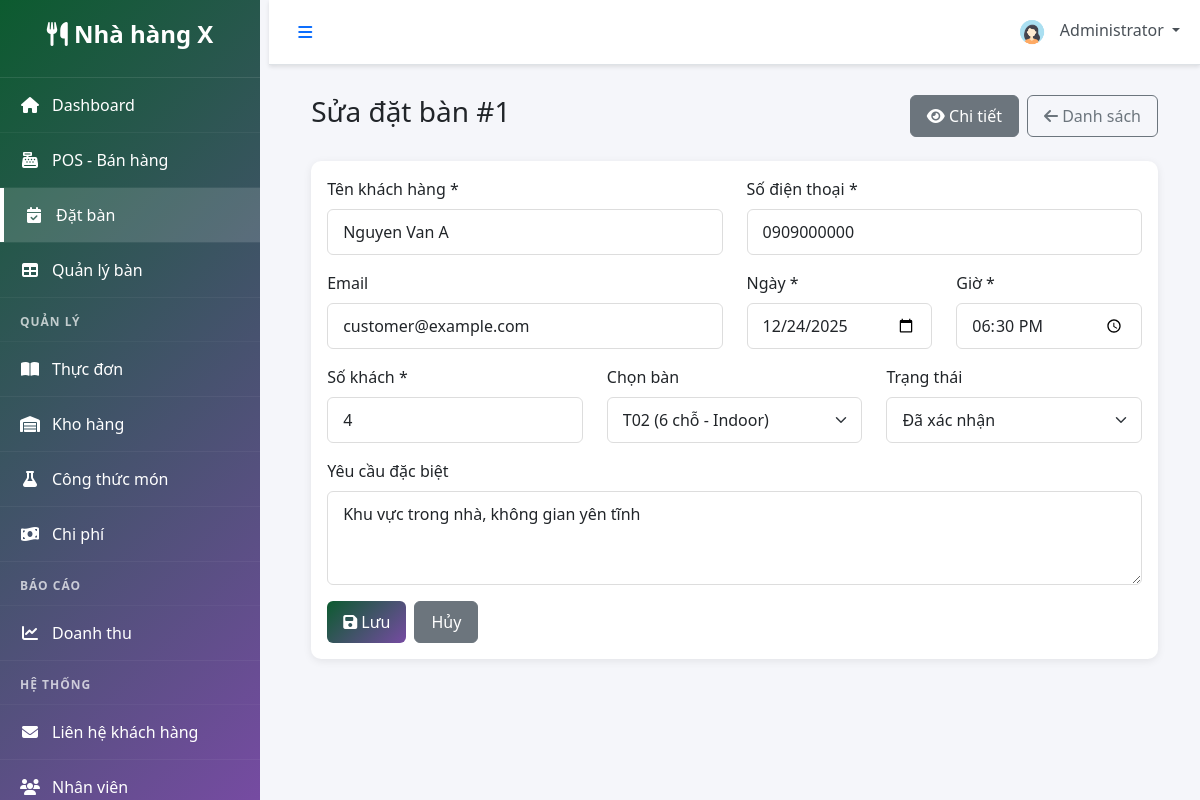
Page /modules/reservations/edit.php?id=1 (signed in) on the committed database.
### tables this page shows
CREATE TABLE `users` (
  `user_id` INT UNSIGNED NOT NULL AUTO_INCREMENT,
  `full_name` VARCHAR(120) NOT NULL,
  `email` VARCHAR(150) NOT NULL,
  `password_hash` VARCHAR(255) NOT NULL,
  `user_role` ENUM('admin','manager','waiter','chef','cashier','staff') NOT NULL DEFAULT 'staff',
  `phone` VARCHAR(30) DEFAULT NULL,
  `avatar` VARCHAR(255) DEFAULT NULL,
  `status` ENUM('active','inactive') NOT NULL DEFAULT 'active',
  `created_at` TIMESTAMP NOT NULL DEFAULT CURRENT_TIMESTAMP,
  `updated_at` TIMESTAMP NOT NULL DEFAULT CURRENT_TIMESTAMP ON UPDATE CURRENT_TIMESTAMP,
  PRIMARY KEY (`user_id`),
  UNIQUE KEY `uq_email` (`email`),
  KEY `idx_user_role_status` (`user_role`, `status`)
);

CREATE TABLE `reservations` (
  `reservation_id` BIGINT UNSIGNED NOT NULL AUTO_INCREMENT,
  `customer_name` VARCHAR(150) NOT NULL,
  `customer_phone` VARCHAR(20) NOT NULL,
  `customer_email` VARCHAR(150) DEFAULT NULL,
  `table_id` INT UNSIGNED NULL,
  `reservation_date` DATE NOT NULL,
  `reservation_time` TIME NOT NULL,
  `number_of_guests` INT NOT NULL DEFAULT 1 CHECK (`number_of_guests` >= 1),
  `special_requests` TEXT DEFAULT NULL,
  `status` ENUM('pending','confirmed','seated','cancelled','completed','no_show') NOT NULL DEFAULT 'pending',
  `created_by` INT UNSIGNED NULL,
  `cancelled_by` INT UNSIGNED NULL,
  `cancel_reason` VARCHAR(255) DEFAULT NULL,
  `created_at` TIMESTAMP NOT NULL DEFAULT CURRENT_TIMESTAMP,
  `updated_at` TIMESTAMP NOT NULL DEFAULT CURRENT_TIMESTAMP ON UPDATE CURRENT_TIMESTAMP,
  PRIMARY KEY (`reservation_id`),
  KEY `idx_res_table` (`table_id`),
  KEY `idx_res_date_time` (`reservation_date`, `reservation_time`),
  KEY `idx_res_status` (`status`),
  CONSTRAINT `fk_res_table` FOREIGN KEY (`table_id`) REFERENCES `restaurant_tables`(`table_id`) ON DELETE SET NULL,
  CONSTRAINT `fk_res_created_by` FOREIGN KEY (`created_by`) REFERENCES `users`(`user_id`) ON DELETE SET NULL,
  CONSTRAINT `fk_res_cancelled_by` FOREIGN KEY (`cancelled_by`) REFERENCES `users`(`user_id`) ON DELETE SET NULL
);

CREATE TABLE `restaurant_tables` (
  `table_id` INT UNSIGNED NOT NULL AUTO_INCREMENT,
  `table_number` VARCHAR(20) NOT NULL,
  `table_name` VARCHAR(100) DEFAULT NULL,
  `capacity` INT NOT NULL DEFAULT 4,
  `location` ENUM('indoor','outdoor','vip','balcony') NOT NULL DEFAULT 'indoor',
  `status` ENUM('available','occupied','reserved','maintenance','cleaning') NOT NULL DEFAULT 'available',
  `image` VARCHAR(255) DEFAULT NULL,
  `created_at` TIMESTAMP NOT NULL DEFAULT CURRENT_TIMESTAMP,
  `updated_at` TIMESTAMP NOT NULL DEFAULT CURRENT_TIMESTAMP ON UPDATE CURRENT_TIMESTAMP,
  PRIMARY KEY (`table_id`),
  UNIQUE KEY `uq_table_number` (`table_number`),
  KEY `idx_table_status` (`status`),
  KEY `idx_table_location` (`location`)
);

### includes/functions.php (called while the page is built, shortened)
<?php
function isLoggedIn() {
    return isset($_SESSION['user_id']) && ! empty($_SESSION['user_id']);
}
function getCurrentUser($db) {
    $query = "SELECT * FROM users WHERE user_id = :user_id";
    $stmt = $db->prepare($query);
    $stmt->bindParam(':user_id', $_SESSION['user_id']);
    $stmt->execute();
    return $stmt->fetch(PDO:: FETCH_ASSOC);
}
?>

### modules/reservations/edit.php (the view, shortened to what this page needs)
<?php
$database = new Database();
$db = $database->getConnection();
$reservation_id = isset($_GET['id']) ? (int) $_GET['id'] : 0;
$stmt = $db->prepare("SELECT * FROM reservations WHERE reservation_id = :id LIMIT 1");
$stmt->bindParam(':id', $reservation_id, PDO::PARAM_INT);
$stmt->execute();
$reservation = $stmt->fetch(PDO::FETCH_ASSOC);
$tables = $db->query("SELECT * FROM restaurant_tables ORDER BY table_number")->fetchAll(PDO::FETCH_ASSOC);
include '../../includes/header.php';
?>
<div class="container-fluid">
    <div class="d-flex justify-content-between align-items-center mb-4">
        <h1 class="h3">Sửa đặt bàn #<?php echo $reservation_id; ?></h1>
        <div class="d-flex gap-2">
            <a href="view_reservation.php?id=<?php echo $reservation_id; ?>" class="btn btn-secondary"><i class="fas fa-eye"></i> Chi tiết</a>
            <a href="list.php" class="btn btn-outline-secondary"><i class="fas fa-arrow-left"></i> Danh sách</a>
        </div>
    </div>
    <div class="card">
        <div class="card-body">
            <form method="POST">
                <div class="row">
                    <div class="col-md-6 mb-3">
                        <label class="form-label">Tên khách hàng *</label>
                        <input type="text" name="customer_name" class="form-control" value="<?php echo htmlspecialchars($reservation['customer_name']); ?>" required>
                    </div>
                    <div class="col-md-6 mb-3">
                        <label class="form-label">Số điện thoại *</label>
                        <input type="tel" name="customer_phone" class="form-control" value="<?php echo htmlspecialchars($reservation['customer_phone']); ?>" required>
                    </div>
                </div>
                <div class="row">
                    <div class="col-md-6 mb-3">
                        <label class="form-label">Email</label>
                        <input type="email" name="customer_email" class="form-control" value="<?php echo htmlspecialchars($reservation['customer_email']); ?>">
                    </div>
                    <div class="col-md-3 mb-3">
                        <label class="form-label">Ngày *</label>
                        <input type="date" name="reservation_date" class="form-control" value="<?php echo htmlspecialchars($reservation['reservation_date']); ?>" required>
                    </div>
                    <div class="col-md-3 mb-3">
                        <label class="form-label">Giờ *</label>
                        <input type="time" name="reservation_time" class="form-control" value="<?php echo htmlspecialchars($reservation['reservation_time']); ?>" required>
                    </div>
                </div>
                <div class="row">
                    <div class="col-md-4 mb-3">
                        <label class="form-label">Số khách *</label>
                        <input type="number" name="number_of_guests" class="form-control" min="1" max="50" value="<?php echo (int)$reservation['number_of_guests']; ?>" required>
                    </div>
                    <div class="col-md-4 mb-3">
                        <label class="form-label">Chọn bàn</label>
                        <select name="table_id" class="form-select">
                            <?php foreach ($tables as $table): ?>
                                <option value="<?php echo $table['table_id']; ?>" <?php echo ($reservation['table_id'] == $table['table_id']) ? 'selected' : ''; ?>>
                                    <?php echo $table['table_number']; ?> (<?php echo $table['capacity']; ?> chỗ - <?php echo ucfirst($table['location']); ?>)
                                </option>
                            <?php endforeach; ?>
                        </select>
                    </div>
                    <div class="col-md-4 mb-3">
                        <label class="form-label">Trạng thái</label>
                        <select name="status" class="form-select">
                            <?php
                            $statuses = [
                                'pending' => 'Chờ xác nhận',
                                'confirmed' => 'Đã xác nhận',
                                'completed' => 'Hoàn thành',
                                'cancelled' => 'Đã hủy',
                                'no_show' => 'Không đến'
                            ];
                            foreach ($statuses as $key => $label):
                            ?>
                            <option value="<?php echo $key; ?>" <?php echo $reservation['status'] === $key ? 'selected' : ''; ?>><?php echo $label; ?></option>
                            <?php endforeach; ?>
                        </select>
                    </div>
                </div>
                <div class="mb-3">
                    <label class="form-label">Yêu cầu đặc biệt</label>
                    <textarea name="special_requests" class="form-control" rows="3"><?php echo htmlspecialchars($reservation['special_requests']); ?></textarea>
                </div>
                <div class="d-flex gap-2">
                    <button type="submit" class="btn btn-primary"><i class="fas fa-save"></i> Lưu</button>
                    <a href="list.php" class="btn btn-secondary">Hủy</a>
                </div>
            </form>
        </div>
    </div>
</div>
<?php include '../../includes/footer.php'; ?>

### includes/header.php (shortened to what this page needs)
<?php
$database = new Database();
$db = $database->getConnection();
$current_user = getCurrentUser($db);
?>
<!DOCTYPE html>
<html lang="vi">
<head>
    <link href="https://cdn.jsdelivr.net/npm/bootstrap@5.3.0/dist/css/bootstrap.min.css" rel="stylesheet">
    <link rel="stylesheet" href="https://cdnjs.cloudflare.com/ajax/libs/font-awesome/6.4.0/css/all.min.css">
    <link rel="stylesheet" href="<?php echo SITE_URL; ?>/assets/css/style.css">
    <link rel="stylesheet" href="<?php echo SITE_URL; ?>/assets/css/dashboard.css">
</head>
<body>
    <div class="wrapper">
        <?php include 'sidebar.php'; ?>
        <div class="main-content">
            <nav class="navbar navbar-expand-lg navbar-light bg-white border-bottom">
                <div class="container-fluid">
                    <button class="btn btn-link" id="sidebarToggle">
                        <i class="fas fa-bars"></i>
                    </button>
                    <div class="navbar-nav ms-auto">
                        <div class="nav-item dropdown">
                            <a class="nav-link dropdown-toggle" href="#" id="userDropdown" role="button" data-bs-toggle="dropdown">
                                <img src="<?php echo SITE_URL; ?>/assets/images/default-avatar.png" alt="Avatar" class="rounded-circle" width="32" height="32">
                                <span class="ms-2"><?php echo htmlspecialchars($current_user['full_name']); ?></span>
                            </a>
                        </div>
                    </div>
                </div>
            </nav>
            <div class="content-wrapper">

### assets/css/style.css (style rules this page uses)
:root { --primary-color: #0c5b2f; --secondary-color: #764ba2; --success-color: #28a745; --danger-color: #dc3545; --warning-color: #ffc107; --info-color: #17a2b8; --dark-color: #343a40; --light-color: #f8f9fa; --sidebar-width: 260px; }
* { margin: 0; padding: 0; box-sizing: border-box; }
body { font-family: 'Segoe UI', Tahoma, Geneva, Verdana, sans-serif; background-color: #f5f6fa; }
.wrapper { display: flex; min-height: 100vh; }
.main-content { flex: 1; margin-left: var(--sidebar-width); transition: margin-left 0.3s ease-in-out; min-height: 100vh; }
.content-wrapper { padding: 30px; }
.navbar { box-shadow: 0 2px 4px rgba(0,0,0,0.1); }
.navbar .nav-link { color: #495057; position: relative; }
.card { border: none; box-shadow: 0 2px 8px rgba(0,0,0,0.08); margin-bottom: 20px; border-radius: 10px; transition: all 0.3s; }
.btn { border-radius: 6px; padding: 8px 16px; font-weight: 500; transition: all 0.3s; }
.btn-primary { background: linear-gradient(135deg, var(--primary-color) 0%, var(--secondary-color) 100%); border: none; }
.form-control, .form-select { border-radius: 6px; border: 1px solid #ddd; padding: 10px 15px; }

### rows in the picture
users: full_name "Administrator"
reservations: customer_name "Nguyen Van A", customer_phone "0909000000", customer_email "customer@example.com", reservation_date "12/24/2025", reservation_time "18:30:00", number_of_guests "4", table_id "T02 (6 chỗ - Indoor)", status "Đã xác nhận", special_requests "Khu vực trong nhà, không gian yên tĩnh"

### other values in the picture
SITE_TITLE "Nhà hàng X"
$reservation_id "1"
